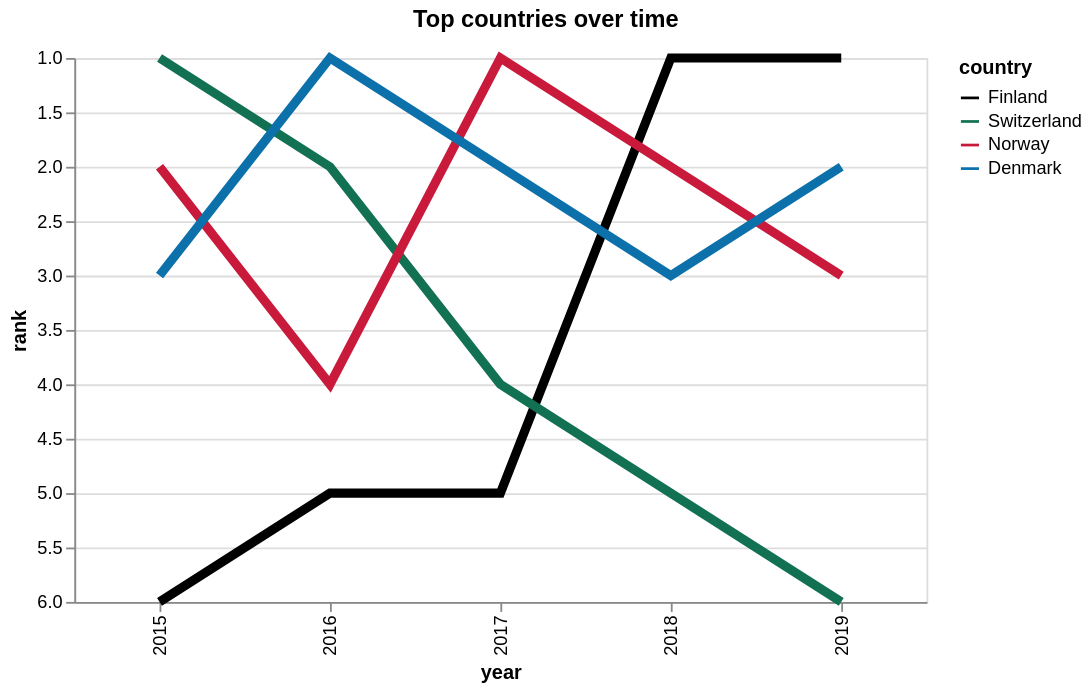

Vega-Lite specification stored for this chart:
### Vega-Lite specification from a JSON file in a GitHub repository (floating-point values rounded to 4 significant figures)
{"$schema": "https://vega.github.io/schema/vega-lite/v4.json", "title": {"text": "Top countries over time", "frame": "bounds"}, "width": 470, "data": {"values": [{"country": "Finland", "year": 2015, "rank": 6}, {"country": "Switzerland", "year": 2015, "rank": 1}, {"country": "Norway", "year": 2015, "rank": 2}, {"country": "Denmark", "year": 2015, "rank": 3}, {"country": "Null", "year": 2015, "rank": 5}, {"country": "Null", "year": 2015, "rank": 4}, {"country": "Finland", "year": 2016, "rank": 5}, {"country": "Switzerland", "year": 2016, "rank": 2}, {"country": "Norway", "year": 2016, "rank": 4}, {"country": "Denmark", "year": 2016, "rank": 1}, {"country": "Null", "year": 2016, "rank": 3}, {"country": "Null", "year": 2016, "rank": 6}, {"country": "Finland", "year": 2017, "rank": 5}, {"country": "Switzerland", "year": 2017, "rank": 4}, {"country": "Norway", "year": 2017, "rank": 1}, {"country": "Denmark", "year": 2017, "rank": 2}, {"country": "Null", "year": 2017, "rank": 3}, {"country": "Null", "year": 2017, "rank": 6}, {"country": "Finland", "year": 2018, "rank": 1}, {"country": "Switzerland", "year": 2018, "rank": 5}, {"country": "Norway", "year": 2018, "rank": 2}, {"country": "Denmark", "year": 2018, "rank": 3}, {"country": "Null", "year": 2018, "rank": 4}, {"country": "Null", "year": 2018, "rank": 6}, {"country": "Finland", "year": 2019, "rank": 1}, {"country": "Switzerland", "year": 2019, "rank": 6}, {"country": "Norway", "year": 2019, "rank": 3}, {"country": "Denmark", "year": 2019, "rank": 2}, {"country": "Null", "year": 2019, "rank": 4}, {"country": "Null", "year": 2019, "rank": 5}]}, "transform": [{"sort": [{"field": "rank", "order": "ascending"}], "window": [{"op": "rank", "as": "rank"}], "groupby": ["year"]}], "mark": {"type": "line", "orient": "vertical", "strokeWidth": 5}, "encoding": {"x": {"field": "year", "type": "ordinal"}, "y": {"field": "rank", "type": "quantitative", "scale": {"domain": [6, 1]}}, "color": {"field": "country", "type": "nominal", "scale": {"domain": ["Finland", "Switzerland", "Norway", "Denmark"], "range": ["black", "#127153", "#C91A3C", "#0C71AB"]}}}}
